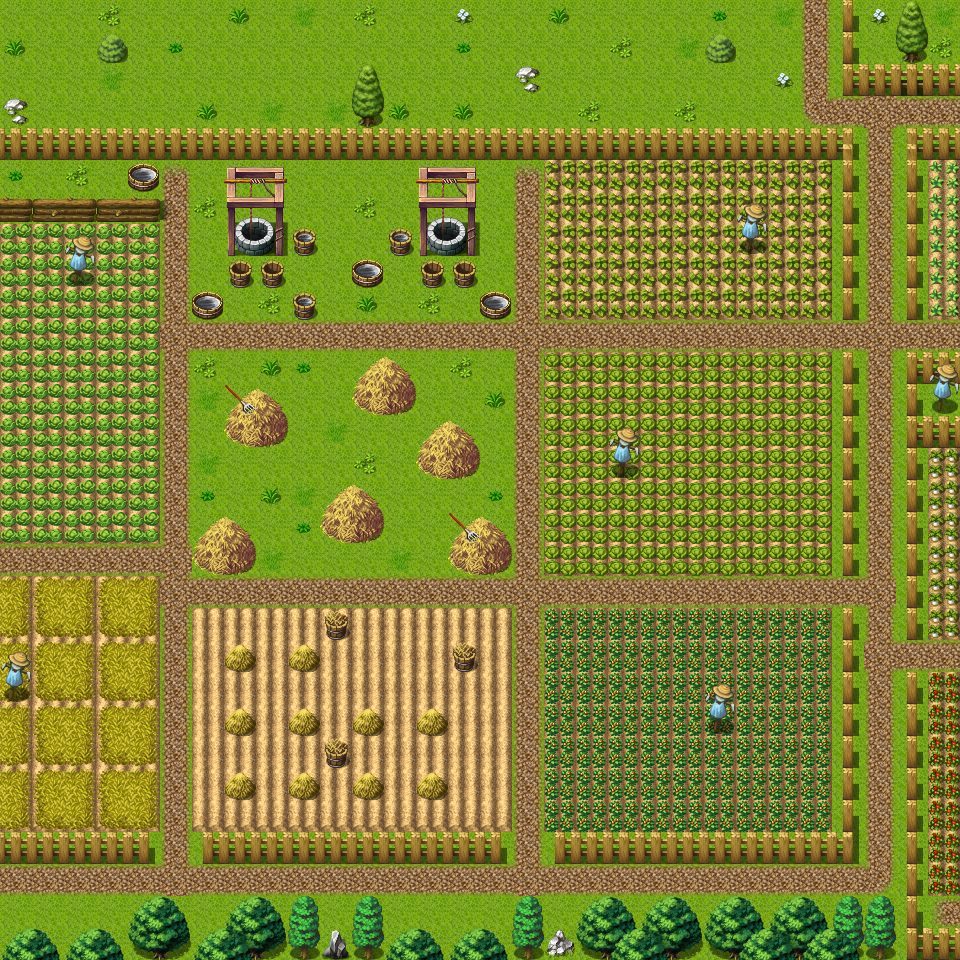

Tiled map render using the project's own tile images. Description and the map definition, with tile-layer contents summarised, below:
An orthogonal 30x30 tile map with 32x32 px tiles, 3 tile layers (Ground, Objects, Above), 1 hidden layer not drawn, 18 tilesets and 11 objects (8x mapchange, 3x spawn).

<map version="1.0" orientation="orthogonal" width="30" height="30" tilewidth="32" tileheight="32">
    <properties>
        <property name="outdoors" value="1" />
    </properties>
    <tileset firstgid="1" name="map_6" tilewidth="32" tileheight="32">
        <image source="../drawable/map_6.png" width="256" height="256" />
    </tileset>
    <tileset firstgid="65" name="map_26" tilewidth="32" tileheight="32">
        <image source="../drawable/map_26.png" width="256" height="256" />
    </tileset>
    <tileset firstgid="129" name="map_19" tilewidth="32" tileheight="32">
        <image source="../drawable/map_19.png" width="256" height="256" />
    </tileset>
    <tileset firstgid="193" name="map_0" tilewidth="32" tileheight="32">
        <image source="../drawable/map_0.png" width="256" height="256" />
    </tileset>
    <tileset firstgid="257" name="map_28" tilewidth="32" tileheight="32">
        <image source="../drawable/map_28.png" width="256" height="256" />
    </tileset>
    <tileset firstgid="321" name="map_7" tilewidth="32" tileheight="32">
        <image source="../drawable/map_7.png" width="256" height="256" />
    </tileset>
    <tileset firstgid="385" name="map_4" tilewidth="32" tileheight="32">
        <image source="../drawable/map_4.png" width="256" height="256" />
    </tileset>
    <tileset firstgid="449" name="map_12" tilewidth="32" tileheight="32">
        <image source="../drawable/map_12.png" width="256" height="256" />
    </tileset>
    <tileset firstgid="513" name="map_16" tilewidth="32" tileheight="32">
        <image source="../drawable/map_16.png" width="256" height="256" />
    </tileset>
    <tileset firstgid="577" name="map_1" tilewidth="32" tileheight="32">
        <image source="../drawable/map_1.png" width="256" height="256" />
    </tileset>
    <tileset firstgid="641" name="map_17" tilewidth="32" tileheight="32">
        <image source="../drawable/map_17.png" width="256" height="256" />
    </tileset>
    <tileset firstgid="705" name="map_27" tilewidth="32" tileheight="32">
        <image source="../drawable/map_27.png" width="256" height="256" />
    </tileset>
    <tileset firstgid="769" name="map_33" tilewidth="32" tileheight="32">
        <image source="../drawable/map_33.png" width="256" height="256" />
    </tileset>
    <tileset firstgid="833" name="map_9" tilewidth="32" tileheight="32">
        <image source="../drawable/map_9.png" width="256" height="256" />
    </tileset>
    <tileset firstgid="897" name="map_5" tilewidth="32" tileheight="32">
        <image source="../drawable/map_5.png" width="256" height="256" />
    </tileset>
    <tileset firstgid="961" name="map_3" tilewidth="32" tileheight="32">
        <image source="../drawable/map_3.png" width="256" height="256" />
    </tileset>
    <tileset firstgid="1025" name="map_20" tilewidth="32" tileheight="32">
        <image source="../drawable/map_20.png" width="256" height="256" />
    </tileset>
    <tileset firstgid="1089" name="map_2" tilewidth="32" tileheight="32">
        <image source="../drawable/map_2.png" width="256" height="256" />
    </tileset>
    <layer name="Ground" width="30" height="30">
        <data>[900 cells, 900 non-empty, 7 distinct tile ids]</data>
    </layer>
    <layer name="Objects" width="30" height="30">
        <data>[900 cells, 659 non-empty, 52 distinct tile ids]</data>
    </layer>
    <layer name="Above" width="30" height="30">
        <data>[900 cells, 52 non-empty, 14 distinct tile ids]</data>
    </layer>
    <layer name="Walkable" width="30" height="30" visible="0">
        <data>[900 cells, 209 non-empty, 1 distinct tile ids]</data>
    </layer>
    <objectgroup name="Mapevents">
        <object name="west" type="mapchange" x="0" y="864" width="32" height="64">
            <properties>
                <property name="map" value="crossroads" />
                <property name="place" value="east" />
            </properties>
        </object>
        <object name="east3" type="mapchange" x="928" y="96" width="32" height="32">
            <properties>
                <property name="map" value="loneford13" />
                <property name="place" value="west3" />
            </properties>
        </object>
        <object name="northwest" type="mapchange" x="0" y="0" width="32" height="128">
            <properties>
                <property name="map" value="fields1" />
                <property name="place" value="southeast" />
            </properties>
        </object>
        <object name="northnorthwest" type="mapchange" x="32" y="0" width="800" height="32">
            <properties>
                <property name="map" value="fields4" />
                <property name="place" value="south" />
            </properties>
        </object>
        <object name="change2" type="mapchange" x="0" y="704" width="32" height="128">
            <properties>
                <property name="map" value="crossroads" />
                <property name="place" value="change2" />
            </properties>
        </object>
        <object name="change3" type="mapchange" x="0" y="224" width="32" height="448">
            <properties>
                <property name="map" value="fields0" />
                <property name="place" value="change3" />
            </properties>
        </object>
        <object name="east" type="mapchange" x="928" y="448" width="32" height="480">
            <properties>
                <property name="map" value="loneford12" />
                <property name="place" value="west" />
            </properties>
        </object>
        <object name="east2" type="mapchange" x="928" y="160" width="32" height="192">
            <properties>
                <property name="map" value="loneford13" />
                <property name="place" value="west" />
            </properties>
        </object>
    </objectgroup>
    <objectgroup name="Spawn uniques">
        <object name="tinlyn_lostsheep4" type="spawn" x="64" y="64" width="768" height="64">
            <properties>
                <property name="spawngroup" value="tinlyn_lostsheep4" />
            </properties>
        </object>
        <object name="loneford_farmer0" type="spawn" x="64" y="192" width="768" height="640">
            <properties>
                <property name="spawngroup" value="loneford_farmer0" />
            </properties>
        </object>
    </objectgroup>
    <objectgroup name="Spawn monsters">
        <object name="fieldcritter_2" type="spawn" x="64" y="64" width="768" height="64">
            <properties>
                <property name="spawngroup" value="fieldcritter_2" />
            </properties>
        </object>
    </objectgroup>
    <objectgroup name="Keys" />
</map>
